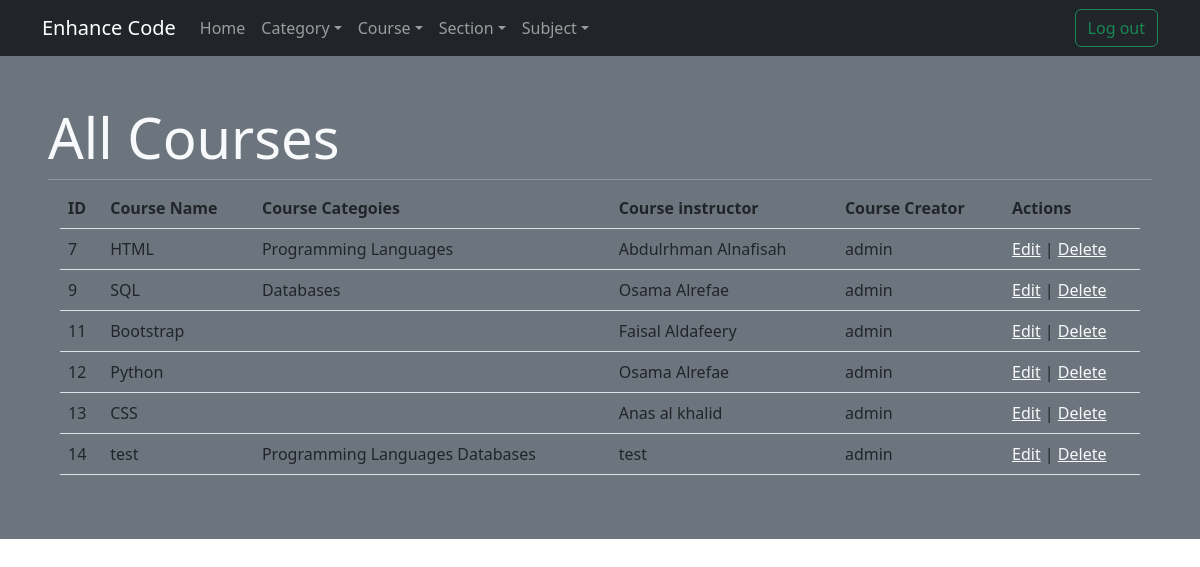
/dashboard/course (signed in), run on the app's committed database.
### project_app/models.py (models this page shows)
class Course(models.Model):
    name = models.CharField(max_length=255)
    image = models.CharField(max_length=255)
    description = models.TextField()
    instructor = models.CharField(max_length=255)
    goals = models.TextField()
    created_at = models.DateTimeField(auto_now_add=True)
    updated_at = models.DateTimeField(auto_now=True)
    categories = models.ManyToManyField(Category,related_name='courses')
    course_creator = models.ForeignKey(User,related_name="courses_mader",on_delete=models.CASCADE)

class Category(models.Model):
    name = models.CharField(max_length=255)
    created_at = models.DateTimeField(auto_now_add=True)
    updated_at = models.DateTimeField(auto_now=True)
    category_creator = models.ForeignKey(User,related_name="categories_mader",on_delete=models.CASCADE)

class User(models.Model):
    first_name = models.CharField(max_length=255)
    last_name = models.CharField(max_length=255)
    email = models.CharField(max_length=255)
    date_of_birth = models.DateTimeField()
    password = models.CharField(max_length=255)
    is_admin = models.BooleanField(default=False)
    created_at = models.DateTimeField(auto_now_add=True)
    updated_at = models.DateTimeField(auto_now=True)
    objects = UserManager()

### project_app/views.py (the view)
# urls.py: path('dashboard/course',views.all_courses),
def all_courses(request):
    if 'user_id' not in request.session:
        return redirect('/dashboard')
    _user = User.objects.get(id=request.session['user_id'])
    if not _user.is_admin:
        return redirect('/home')
    context = {
        'courses':Course.objects.all()
    }
    return render(request, 'dashboard/course/all_courses.html',context)

### project_app/templates/dashboard/course/all_courses.html
{% extends 'dashboard/dashboard.html' %}
{% block content %}
<div class="p-5 bg-secondary text-light">
    <h1 class="display-4">All Courses</h1>
    <hr class="my-2">
    <div class="container">
        <table class="table">
            <thead>
                <tr>
                    <th>ID</th>
                    <th>Course Name</th>
                    <th>Course Categoies</th>
                    <th>Course instructor</th>
                    <th>Course Creator</th>
                    <th>Actions</th>
                </tr>
            </thead>
            <tbody>
                {% for course in courses %}
                    <tr>
                        <td scope="row">{{course.id}}</td>
                        <td>{{course.name}}</td>
                        <td>
                            {% for category in course.categories.all %}
                                {{category.name}}
                            {% endfor %}
                        </td>
                        <td>{{course.instructor}}</td>
                        <td>{{course.course_creator.first_name}}</td>
                        <td class="text-dark">
                            <a class="text-light" href="/dashboard/course/edit/{{course.id}}">Edit</a> | <a class="text-light" href="/dashboard/course/delete/{{course.id}}">Delete</a>
                        </td>
                    </tr>
                {% endfor %}
            </tbody>
        </table>
    </div>
</div>
{% endblock content %}

### data on the page
Course: id "7", name "HTML", instructor "Abdulrhman Alnafisah", course_creator.first_name "admin"
Category: name "Programming Languages"
Course: id "9", name "SQL", instructor "Osama Alrefae", course_creator.first_name "admin"
Category: name "Databases"
Course: id "11", name "Bootstrap", instructor "Faisal Aldafeery", course_creator.first_name "admin"
Course: id "12", name "Python", instructor "Osama Alrefae", course_creator.first_name "admin"
Course: id "13", name "CSS", instructor "Anas al khalid", course_creator.first_name "admin"
Course: id "14", name "test", instructor "test", course_creator.first_name "admin"
